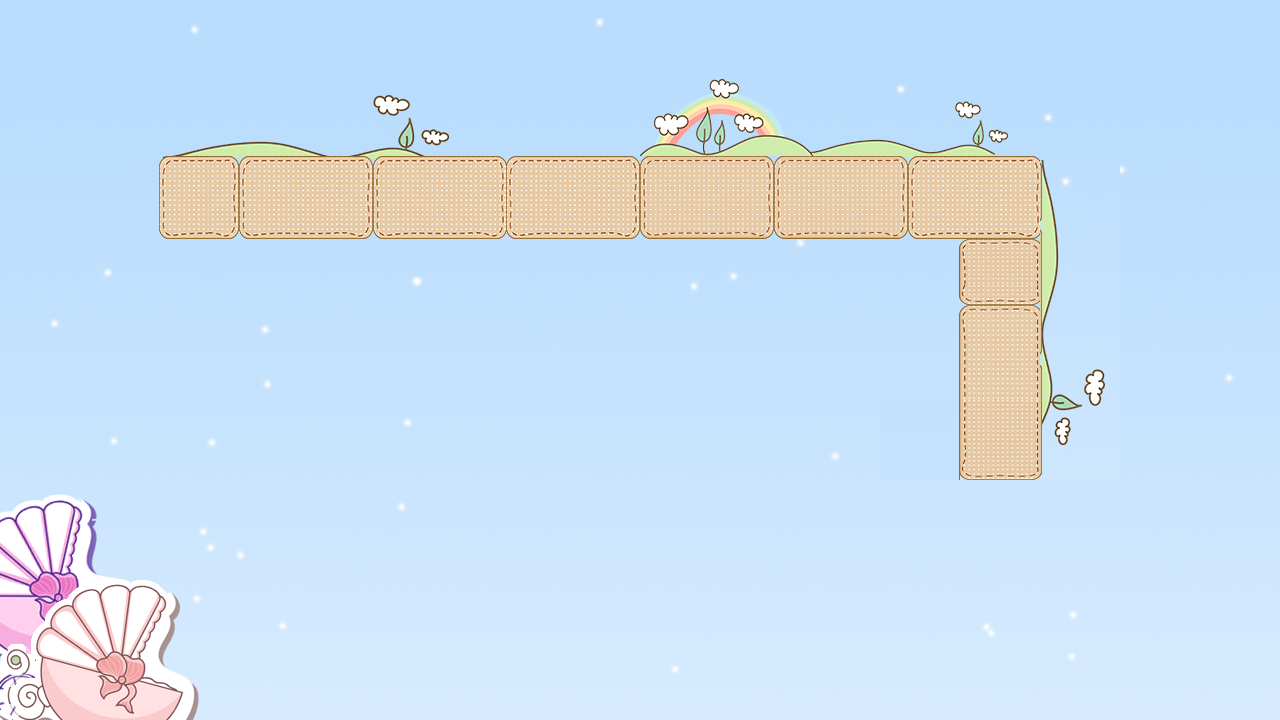

Below is a game level as drawn by its tile map, then a one-line description and the .tmx that defines it (tile-layer data replaced by summaries):
An orthogonal 16x9 tile map with 80x80 px tiles, 1 tile layer (块层 1) and 15 objects (enemy, baby, assistant).

<map version="1.0" orientation="orthogonal" width="16" height="9" tilewidth="80" tileheight="80">
 <tileset firstgid="1" name="2" tilewidth="80" tileheight="80">
  <image source="2.png" width="1280" height="720" />
 </tileset>
 <layer name="块层 1" width="16" height="9">
  <data>[144 cells, 144 non-empty, 140 distinct tile ids]</data>
 </layer>
 <objectgroup name="road" width="16" height="9" visible="0">
  <object x="160" y="160" width="840" height="76">
   <properties>
    <property name="direction" value="right" />
   </properties>
  </object>
  <object x="960" y="160" width="80" height="400">
   <properties>
    <property name="direction" value="down" />
   </properties>
  </object>
 </objectgroup>
 <objectgroup name="people" width="16" height="9" visible="0">
  <object name="enemy" x="163" y="161" width="48" height="78" />
  <object name="baby" x="960" y="480" width="80" height="80" />
  <object name="assistant" x="1001" y="538" />
 </objectgroup>
 <objectgroup name="barrier" width="16" height="9" visible="0">
  <object x="160" y="160" width="880" />
  <object x="160" y="160" height="80" />
  <object x="160" y="240" width="800" />
  <object x="960" y="240" height="400" />
  <object x="1040" y="160" height="480" />
 </objectgroup>
 <objectgroup name="tower" width="16" height="9">
  <object x="240" y="240" width="80" height="80">
   <properties>
    <property name="type" value="0,1" />
   </properties>
  </object>
  <object x="880" y="240" width="80" height="80">
   <properties>
    <property name="type" value="0,1" />
   </properties>
  </object>
  <object x="1040" y="160" width="80" height="80">
   <properties>
    <property name="type" value="0,1" />
   </properties>
  </object>
  <object x="880" y="400" width="80" height="80">
   <properties>
    <property name="type" value="0,1" />
   </properties>
  </object>
  <object x="560" y="240" width="80" height="80">
   <properties>
    <property name="type" value="0,1" />
   </properties>
  </object>
 </objectgroup>
</map>
